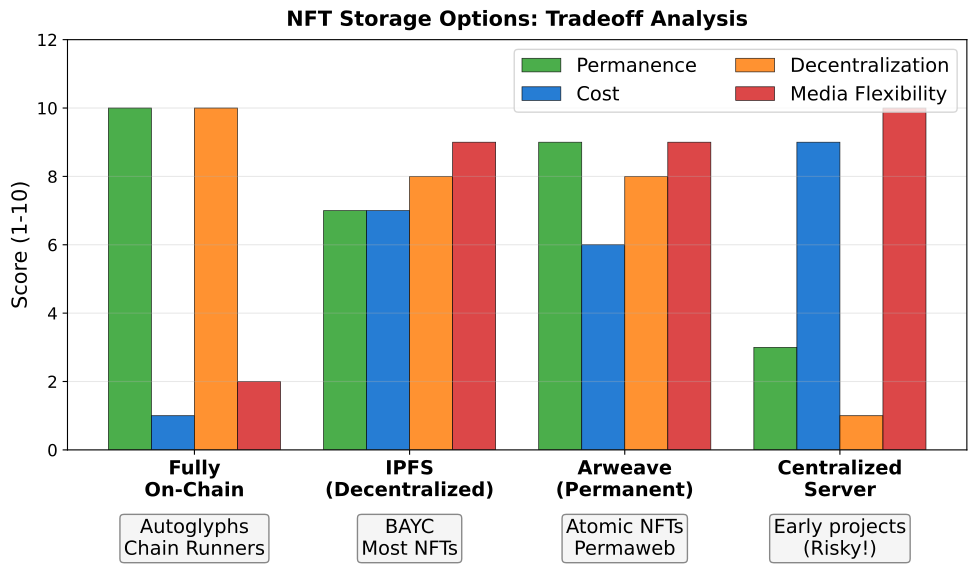

Python code for this plot:
"""
NFT Storage Tradeoffs
Comparing on-chain, IPFS, and centralized storage
"""

import matplotlib.pyplot as plt
import numpy as np
from pathlib import Path

CHART_METADATA = {
    'title': 'NFT Storage Tradeoffs',
    'url': 'https://github.com/Digital-AI-Finance/Blockchain_Crypto/tree/main/Module_C_NFTs_Digital_Assets/L21_NFT_Technology/charts/06_storage_tradeoffs'
}

plt.rcParams.update({
    'font.size': 14,
    'axes.labelsize': 14,
    'axes.titlesize': 16,
    'xtick.labelsize': 12,
    'ytick.labelsize': 12,
    'legend.fontsize': 12,
    'figure.figsize': (10, 6),
    'figure.dpi': 150
})

MLPURPLE = '#3333B2'
MLBLUE = '#0066CC'
MLORANGE = '#FF7F0E'
MLGREEN = '#2CA02C'
MLRED = '#D62728'

fig, ax = plt.subplots(figsize=(10, 6))

# Storage options
options = ['Fully\nOn-Chain', 'IPFS\n(Decentralized)', 'Arweave\n(Permanent)', 'Centralized\nServer']

# Metrics (scale 1-10)
metrics = {
    'Permanence': [10, 7, 9, 3],
    'Cost': [1, 7, 6, 9],  # Higher = cheaper
    'Decentralization': [10, 8, 8, 1],
    'Media Flexibility': [2, 9, 9, 10],
}

x = np.arange(len(options))
width = 0.2
colors = [MLGREEN, MLBLUE, MLORANGE, MLRED]

for i, (metric, values) in enumerate(metrics.items()):
    bars = ax.bar(x + i * width - 0.3, values, width, label=metric,
                  color=colors[i], edgecolor='black', linewidth=0.5, alpha=0.85)

ax.set_ylabel('Score (1-10)', fontsize=15)
ax.set_xticks(x)
ax.set_xticklabels(options, fontsize=14, fontweight='bold')
ax.set_ylim(0, 12)

ax.legend(loc='upper right', fontsize=14, ncol=2)
ax.grid(True, alpha=0.3, axis='y')

# Examples
examples = ['Autoglyphs\nChain Runners', 'BAYC\nMost NFTs', 'Atomic NFTs\nPermaweb', 'Early projects\n(Risky!)']
for i, ex in enumerate(examples):
    ax.text(i, -2.0, f'{ex}', ha='center', fontsize=14, va='top',
            bbox=dict(boxstyle='round,pad=0.2', facecolor='#F5F5F5', edgecolor='#888'))

ax.set_title('NFT Storage Options: Tradeoff Analysis', fontweight='bold', fontsize=15, pad=10)
plt.tight_layout()

output_path = Path(__file__).parent / 'chart.pdf'
plt.savefig(output_path, bbox_inches='tight', dpi=300)
print(f"Chart saved to: {output_path.absolute()}")
plt.close()
